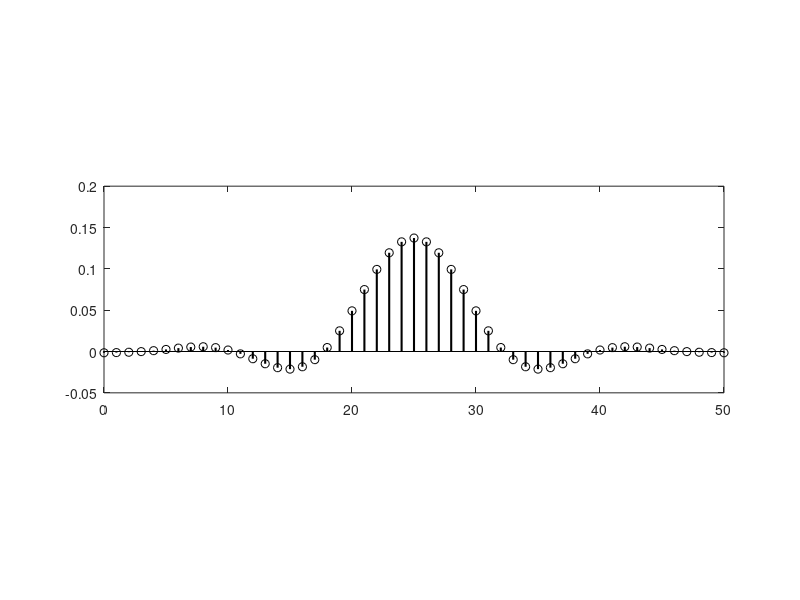
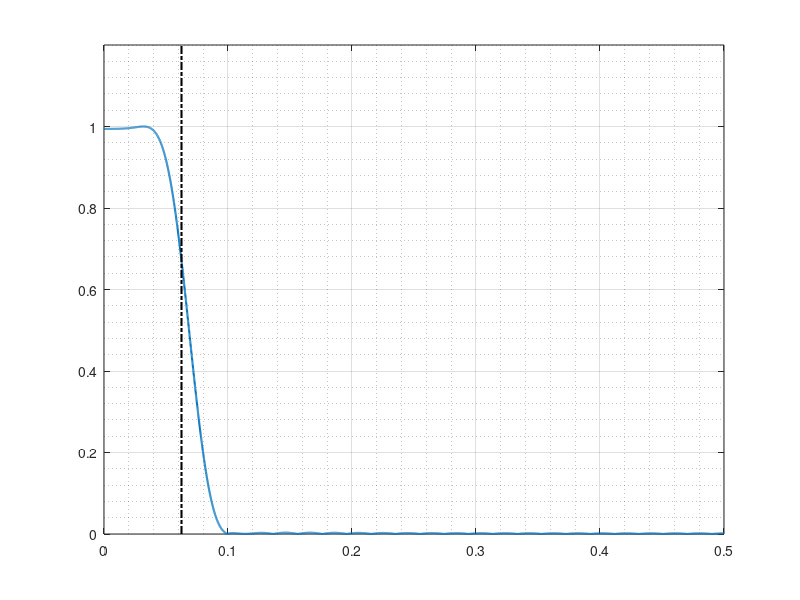
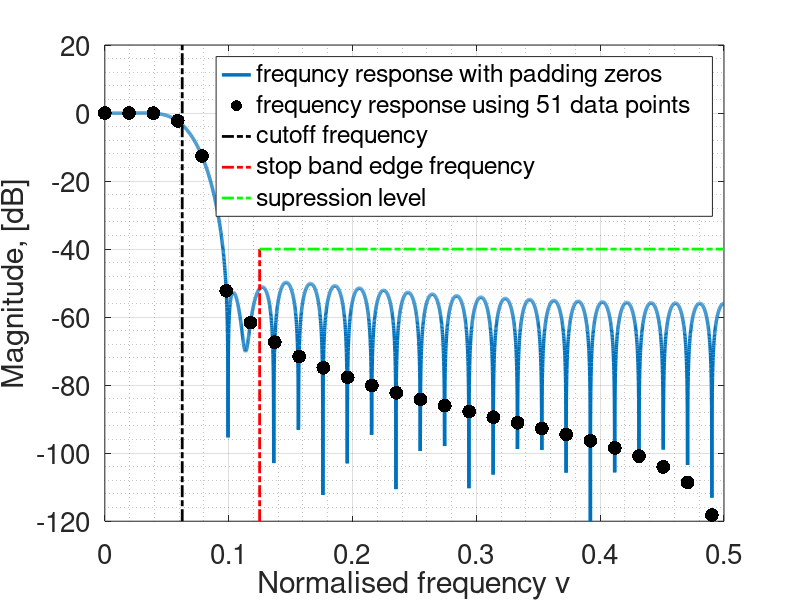
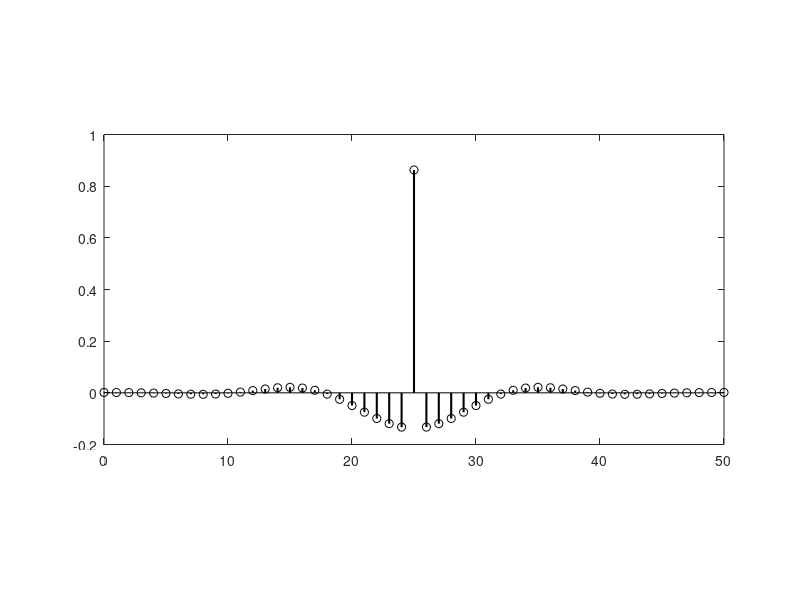

MATLAB code to generate these figures, in order:
clear
close all
clc

%% Task 2: low pass filter design
%%%% LP filter
fc = 1/16;  %cutoff freq
fs = 1/8;   %supressed freq
N = 51;     % filter length
N_pad = N + 1e4;    %pad zeros afterwards

df = 1/N;
df_pad = 1/N_pad;

f = (0:df:1-df)';
f_pad = (0:df_pad:1-df_pad)';


%window selection
% w = window(@rectwin, N);
w = window(@hamming, N);
% w = window(@hann, N);
% w = window(@triang, N);
% w = window(@chebwin, N);
% w = window(@kaiser, N);


% get ideal filter frequency response

H = ones(N,1);
H(abs(f)>fc & abs(1-f)>fc)=0;

h = real(ifft(H));
h = fftshift(h);   

% get filter impulse response
hd = h .* w;
hd_pad = cat(1, hd, zeros(N_pad-N,1));  %padding zeros

% hd = hd / max(hd);
% n = (0:N-1)';
% 
% OUTPUT = [n,hd]';;
% fID = fopen('lowpass.txt', 'w');
% fprintf(fID, '%.6f %.12f\n', OUTPUT);
% fclose(fID);

figure()
fig = stem(0:N-1, hd, 'k', 'linewidth', 1.5);
pbaspect([3 1 1])

% find frequency response
Hd = abs(fft(hd));
Hd_pad = abs(fft(hd_pad));

% normalise frequency response
Hd = Hd / max(Hd);
Hd_pad = Hd_pad / max(Hd_pad);
figure()
hold on
plot(f_pad(f_pad<0.5), Hd_pad(f_pad<0.5), 'linewidth', 1.5)
ylim([0 1.2])
plot([fc fc],[0 1.2], '-.k', 'linewidth', 1.5 )
grid on; grid minor; box on


% frequency response in dB scale
Hd_dB = mag2db(Hd);
Hd_pad_dB = mag2db(Hd_pad);


% clip only half frequency
f_half = f(f<0.5);
f_pad_half = f_pad(f_pad<0.5);
Hd_dB_half = Hd_dB(f<0.5);
Hd_pad_dB_half = Hd_pad_dB(f_pad<0.5);
figure();
hold on
p4=plot(f_pad_half, Hd_pad_dB_half, 'linewidth',2.5);
p5=plot(f_half, Hd_dB_half, '.k', 'markersize', 30);
ylim([-120,20])
xax = get(gca,'xlim');
yax = get(gca,'ylim');
p1=plot([fc fc], yax, '-.k', 'linewidth', 2);
p2=plot([fs fs], [-120 -40], '-.r', 'linewidth', 2);
p3=plot([fs 0.5],[-40 -40], '-.g', 'linewidth', 2);
set(gca, 'fontsize', 20)
xlabel('Normalised frequency \nu') % cycles/sample
ylabel('Magnitude, [dB]')
% title('Frequency respo')
legend([p4,p5,p1, p2,p3],{'frequncy response with padding zeros', ...
    'frequency response using 51 data points', 'cutoff frequency', ...
    'stop band edge frequency', 'supression level'})
grid on; grid minor; box on;



%% Task 3: high pass filter design

m = (N-1)/2;
delta = zeros(N,1);
delta(m+1) = 1;

hH = delta - hd;
hH_pad = cat(1, hH, zeros(N_pad-N,1));

figure()
stem(0:N-1, hH, 'k', 'linewidth', 1.5);
pbaspect([2 1 1])

% n = (0:N-1)';
% hH = hH/max(hH);
% 
% OUTPUT = [n,hH]';
% fID = fopen('highpass.txt', 'w');
% fprintf(fID, '%.6f %.12f\n', OUTPUT);
% fclose(fID);

% frequency response
Hh = abs(fft(hH));
Hh_pad = abs(fft(hH_pad));

%normalise the frequency response
Hh_pad = Hh_pad / max(Hh_pad);
Hh = Hh/max(Hh);

% magnitude in dB scale
Hh_pad_dB = mag2db(Hh_pad(f_pad<0.5));
Hh_dB = mag2db(Hh(f<0.5));
figure();
hold on
plot(f_pad(f_pad<0.5), Hh_pad_dB,'r','linewidth',2.5)
plot(f(f<0.5), Hh_dB, '.k','markersize',30);
set(gca, 'fontsize', 20)
xlabel('Normalised frequency \nu') % cycles/sample
ylabel('Magnitude, [dB]')
ylim([-120 10])
plot([fs fs], [-120 10], '-.g', 'linewidth', 2);
grid on; grid minor; box on;
legend('Frequency response with padding zeros', ...
    'Frequency response w/o padding zeros'...
    ,'Stop band edge frequency')
% p1=plot([fc fc], yax, '-.k', 'linewidth', 2);
% p2=plot([fs fs], [-120 -40], '-.r', 'linewidth', 2);


%% task 4, quantization

F = 10;

% quantized impulsee response
hd_Q = round(hd*2^F);
hd_Q = hd_Q*2^-F;
hd_pad_Q = cat(1, hd_Q, zeros(N_pad-N,1));

%frequency response
Hd_Q = abs(fft(hd_Q));
Hd_pad_Q = abs(fft(hd_pad_Q));

%normalise frequency response
Hd_Q = Hd_Q / max(Hd_Q);
Hd_pad_Q = Hd_pad_Q / max(Hd_pad_Q);

% frequency resonsee in dB scale
Hd_Q_dB = mag2db(Hd_Q);
Hd_pad_Q_dB = mag2db(Hd_pad_Q);

%clip the half part of the frequency response
Hd_Q_dB = Hd_Q_dB(f<0.5);
Hd_pad_Q_dB = Hd_pad_Q_dB(f_pad<0.5);

figure()
hold on
p4=plot(f_pad(f_pad<0.5), Hd_pad_Q_dB,'b','linewidth',2.5);
p5=plot(f(f<0.5),Hd_Q_dB,'.k','markersize',30);
ylim([-120,20])
xax = get(gca,'xlim');
yax = get(gca,'ylim');
p1=plot([fc fc], yax, '-.k', 'linewidth', 2);
p2=plot([fs fs], [-120 -40], '-.r', 'linewidth', 2);
p3=plot([fs 0.5],[-40 -40], '-.g', 'linewidth', 2);
set(gca, 'fontsize', 20)
xlabel('Normalised frequency \nu') % cycles/sample
ylabel('Magnitude, [dB]')
% title('Frequency respo')
legend([p4,p5,p1, p2,p3],{'frequncy response with padding zeros', ...
    'frequency response using 51 data points', 'cutoff frequency', ...
    'stop band edge frequency', 'supression level'})
grid on; grid minor; box on;

%% task 5 SQNR

E_hw = sum(hd.^2);
E_he = sum((hd - hd_Q).^2);

SQNR = 10*log10(E_hw / E_he)

% end



